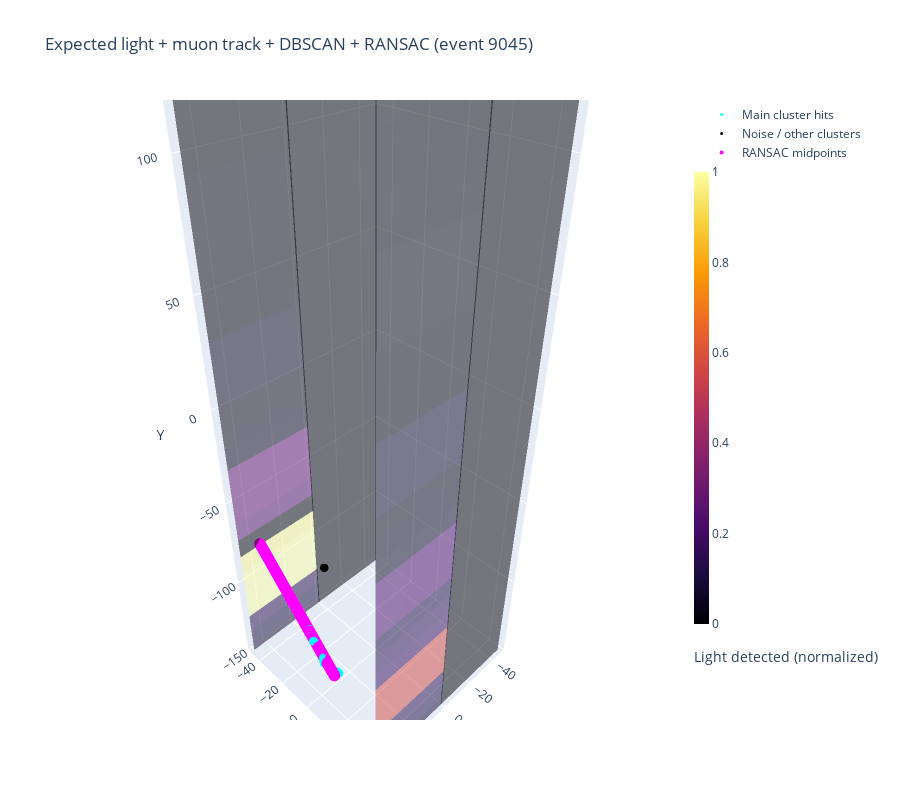

The cell this chart's notebook holds for it:
### Code cell
# v4 plots: change 

event=500
event=44
event=1289
event = 9045
# problematic events: 7493, 69528
# very nice ones 97, 17359

# Create cluster filtered light signal and 

my_muon_hits = f['charge/events', 'charge/calib_prompt_hits', event]

x = my_muon_hits['x'].reshape(-1)
y = my_muon_hits['y'].reshape(-1)
z = my_muon_hits['z'].reshape(-1)

coords = np.column_stack((x, y, z))

# ---------------------------------
# Global DBSCAN: keep only largest cluster
# ---------------------------------
db = DBSCAN(eps=5.0, min_samples=3)
labels = db.fit_predict(coords)

mask_non_noise = labels != -1
if np.any(mask_non_noise):
    labels_nn = labels[mask_non_noise]
    uniq, counts = np.unique(labels_nn, return_counts=True)
    main_label = uniq[np.argmax(counts)]
    cluster_mask = labels == main_label
    print(f"Event {event}: main cluster label {{main_label}}, size {{np.sum(cluster_mask)}}")
else:
    cluster_mask = np.zeros_like(labels, dtype=bool)
    print(f"Event {event}: no non-noise clusters, falling back to all hits.")

# ---------------------------------
# RANSAC line on the main cluster
# ---------------------------------
if np.sum(cluster_mask) >= 2:
    x_c = x[cluster_mask]
    y_c = y[cluster_mask]
    z_c = z[cluster_mask]

    centroid, direction, inliers_r = ransac_line_3d(
        x_c, y_c, z_c,
        distance_threshold=1.0,
        min_inliers=5,
        max_trials=500,
        random_state=42
    )

    pts_c = np.column_stack((x_c, y_c, z_c))
    seg_length = 0.1  # cm
    x_mid, y_mid, z_mid, step_length = line_midpoints_from_model(
        centroid, direction, pts_c, seg_length
    )

    # After calling line_midpoints_from_model(...)
    num_midpoints = len(x_mid)
    track_length = np.sum(step_length)

    # print("----- RANSAC Track Summary -----")
    # print(f"Segment length (cm):         {seg_length}")
    # print(f"Total track length (cm):     {track_length:.2f}")
    # print(f"Number of midpoints:         {num_midpoints}")
    # print(f"Approx expected midpoints:   {track_length / seg_length:.2f}")
    # print("---------------------------------")


    print(f"Event {event}: RANSAC inliers {{np.sum(inliers_r)}} / {{len(x_c)}} in cluster")
else:
    print(f"Event {event}: not enough clustered hits for RANSAC; using PCA line fit.")
    seg_length = 0.1
    x_mid, y_mid, z_mid, step_length = line_fit_3d_segment_midpoints(x, y, z, seg_length)

# ---------------------------------
# Use the global line to compute light TPC-by-TPC
# ---------------------------------
all_results = []

for tpc_idx in range(len(tpc_bounds)):
    results = process_tpc_from_line_LTcrossing(
        tpc_idx,
        x_mid, y_mid, z_mid, step_length,
        tpc_bounds, geom_data
    )
    all_results.extend(results)

# ------------------------------------------
# 1) Compute detector colors from all_results
# ------------------------------------------
detected_all = np.array([r[5] for r in all_results])
produced_all = np.array([r[6] for r in all_results])

# For plotting, treat NaNs as 0 expected light
det_safe = np.nan_to_num(detected_all, nan=0.0, posinf=0.0, neginf=0.0)
prod_safe = np.nan_to_num(produced_all, nan=0.0, posinf=0.0, neginf=0.0)

total_produced = np.sum(prod_safe)
if total_produced <= 0:
    colors_raw = np.zeros_like(det_safe)
else:
    colors_raw = det_safe / total_produced

# Normalize to [0, 1], ignoring any non-finite values just in case
finite_mask = np.isfinite(colors_raw)
if np.any(finite_mask):
    cmin = np.min(colors_raw[finite_mask])
    cmax = np.max(colors_raw[finite_mask])
    if cmax == cmin:
        colors_norm = np.zeros_like(colors_raw)
    else:
        colors_norm = (colors_raw - cmin) / (cmax - cmin)
else:
    colors_norm = np.zeros_like(colors_raw)

cmap = cm.get_cmap("inferno")

xs_det, ys_det, zs_det = [], [], []
i_idx, j_idx, k_idx = [], [], []
intensity = []

for idx, (result, cnorm) in enumerate(zip(all_results, colors_norm)):
    x0, y0, x1, y1, z_det, *_ = result

    base = len(xs_det)

    # Same coordinate convention as before: (X, Z, Y) -> (x, y, z) for Plotly
    xs_det.extend([x0, x1, x1, x0])
    ys_det.extend([z_det, z_det, z_det, z_det])
    zs_det.extend([y0, y0, y1, y1])

    i_idx.extend([base, base])
    j_idx.extend([base + 1, base + 2])
    k_idx.extend([base + 2, base + 3])

    intensity.extend([cnorm] * 4)

mesh_det = go.Mesh3d(
    x=xs_det,
    y=ys_det,
    z=zs_det,
    i=i_idx,
    j=j_idx,
    k=k_idx,
    intensity=intensity,
    colorscale='Inferno',
    showscale=True,
    colorbar=dict(
        title=dict(
            text='Light detected (normalized)',
            side='bottom'
        ),
        thickness=15,
        len=0.8,
    ),
    opacity=0.5,
    name='Light traps'
)


# ------------------------------------------
# 2) Global muon hits for this event
# ------------------------------------------
my_muon_hits = f['charge/events', 'charge/calib_prompt_hits', event]

x = my_muon_hits['x'].reshape(-1)
y = my_muon_hits['y'].reshape(-1)
z = my_muon_hits['z'].reshape(-1)

coords = np.column_stack((x, y, z))

# ------------------------------------------
# 3) DBSCAN: keep ONLY the largest non-noise cluster
# ------------------------------------------
db = DBSCAN(eps=5.0, min_samples=3)
labels = db.fit_predict(coords)

mask_non_noise = labels != -1

if np.any(mask_non_noise):
    labels_nn = labels[mask_non_noise]
    uniq, counts = np.unique(labels_nn, return_counts=True)
    main_label = uniq[np.argmax(counts)]
    cluster_mask = labels == main_label
    print(f"DBSCAN: main cluster label {main_label}, size {np.sum(cluster_mask)}")
else:
    cluster_mask = np.zeros_like(labels, dtype=bool)
    print("DBSCAN: no non-noise clusters, everything is noise.")

noise_mask = ~cluster_mask

print(f"Total hits: {len(x)}")
print(f"Main-cluster hits: {np.sum(cluster_mask)}")
print(f"Noise/other hits: {np.sum(noise_mask)}")

# ------------------------------------------
# 4) RANSAC line fit
# ------------------------------------------
if np.sum(cluster_mask) >= 2:
    x_c = x[cluster_mask]
    y_c = y[cluster_mask]
    z_c = z[cluster_mask]

    centroid, direction, inliers_r = ransac_line_3d(
        x_c, y_c, z_c,
        distance_threshold=1.0,
        min_inliers=5,
        max_trials=500,
        random_state=42
    )

    print(f"RANSAC inliers: {np.sum(inliers_r)} out of {len(x_c)} in cluster")

    pts_c = np.column_stack((x_c, y_c, z_c))
    seg_length = 0.1  # cm
    x_mid, y_mid, z_mid, step_len = line_midpoints_from_model(
        centroid, direction, pts_c, seg_length
    )
else:
    print("Not enough clustered hits for RANSAC; falling back to SVD.")
    seg_length = 0.1
    x_mid, y_mid, z_mid, step_len = line_fit_3d_segment_midpoints(x, y, z, seg_length)

# ------------------------------------------
# 5) Plotly traces
# ------------------------------------------

# Clustered hits
hits_cluster = go.Scatter3d(
    x=x[cluster_mask],
    y=z[cluster_mask],
    z=y[cluster_mask],
    mode='markers',
    marker=dict(size=3, color='cyan'),
    name='Main cluster hits'
)

# Noise
hits_noise = go.Scatter3d(
    x=x[noise_mask],
    y=z[noise_mask],
    z=y[noise_mask],
    mode='markers',
    marker=dict(size=3, color='black'),
    name='Noise / other clusters'
)

# RANSAC segment midpoints
fit_midpoints = go.Scatter3d(
    x=x_mid,
    y=z_mid,
    z=y_mid,
    mode='markers',
    marker=dict(size=4, color='magenta'),
    name='RANSAC midpoints'
)

fig = go.Figure(data=[mesh_det, hits_cluster, hits_noise, fit_midpoints])

# ------------------------------------------
# Layout (legend moved to the right!)
# ------------------------------------------
fig.update_layout(
    scene=dict(
        xaxis_title='X',
        yaxis_title='Z',
        zaxis_title='Y',
        xaxis=dict(range=[-50, 50]),
        yaxis=dict(range=[-50, 50]),
        zaxis=dict(range=[-150, 150]),
    ),
    title=f'Expected light + muon track + DBSCAN + RANSAC (event {event})',
    width=900,
    height=800,

    legend=dict(
        x=1.05,  # move legend outside the right boundary
        y=1.0,
        xanchor='left',
        yanchor='top',
        bgcolor='rgba(255,255,255,0.6)'
    )
)

fig.show()

### Figure 1 — Plotly figure (JSON) as saved in the notebook; plotly's stock layout.template omitted (floating-point values rounded to 4 significant figures; data arrays with more than 128 entries replaced by an {"elided": "..."} marker saying what was removed)
{"data": [{"colorbar": {"len": 0.8, "thickness": 15, "title": {"side": "bottom", "text": "Light detected (normalized)"}}, "colorscale": [[0, "#000004"], [0.1111, "#1b0c41"], [0.2222, "#4a0c6b"], [0.3333, "#781c6d"], [0.4444, "#a52c60"], [0.5556, "#cf4446"], [0.6667, "#ed6925"], [0.7778, "#fb9b06"], [0.8889, "#f7d13d"], [1, "#fcffa4"]], "i": {"elided": "160 int values"}, "intensity": {"elided": "320 float values"}, "j": {"elided": "160 int values"}, "k": {"elided": "160 int values"}, "name": "Light traps", "opacity": 0.5, "showscale": true, "type": "mesh3d", "x": {"elided": "320 float values"}, "y": {"elided": "320 float values"}, "z": {"elided": "320 float values"}}, {"marker": {"color": "cyan", "size": 3}, "mode": "markers", "name": "Main cluster hits", "type": "scatter3d", "x": {"elided": "177 float values"}, "y": {"elided": "177 float values"}, "z": {"elided": "177 float values"}}, {"marker": {"color": "black", "size": 3}, "mode": "markers", "name": "Noise / other clusters", "type": "scatter3d", "x": [7.003, 8.029], "y": [-32.55, 43.71], "z": [-107.7, 126.7]}, {"marker": {"color": "magenta", "size": 4}, "mode": "markers", "name": "RANSAC midpoints", "type": "scatter3d", "x": {"elided": "736 float values"}, "y": {"elided": "736 float values"}, "z": {"elided": "736 float values"}}], "layout": {"height": 800, "legend": {"bgcolor": "rgba(255,255,255,0.6)", "x": 1.05, "xanchor": "left", "y": 1, "yanchor": "top"}, "scene": {"xaxis": {"range": [-50, 50], "title": {"text": "X"}}, "yaxis": {"range": [-50, 50], "title": {"text": "Z"}}, "zaxis": {"range": [-150, 150], "title": {"text": "Y"}}}, "title": {"text": "Expected light + muon track + DBSCAN + RANSAC (event 9045)"}, "width": 900}}
